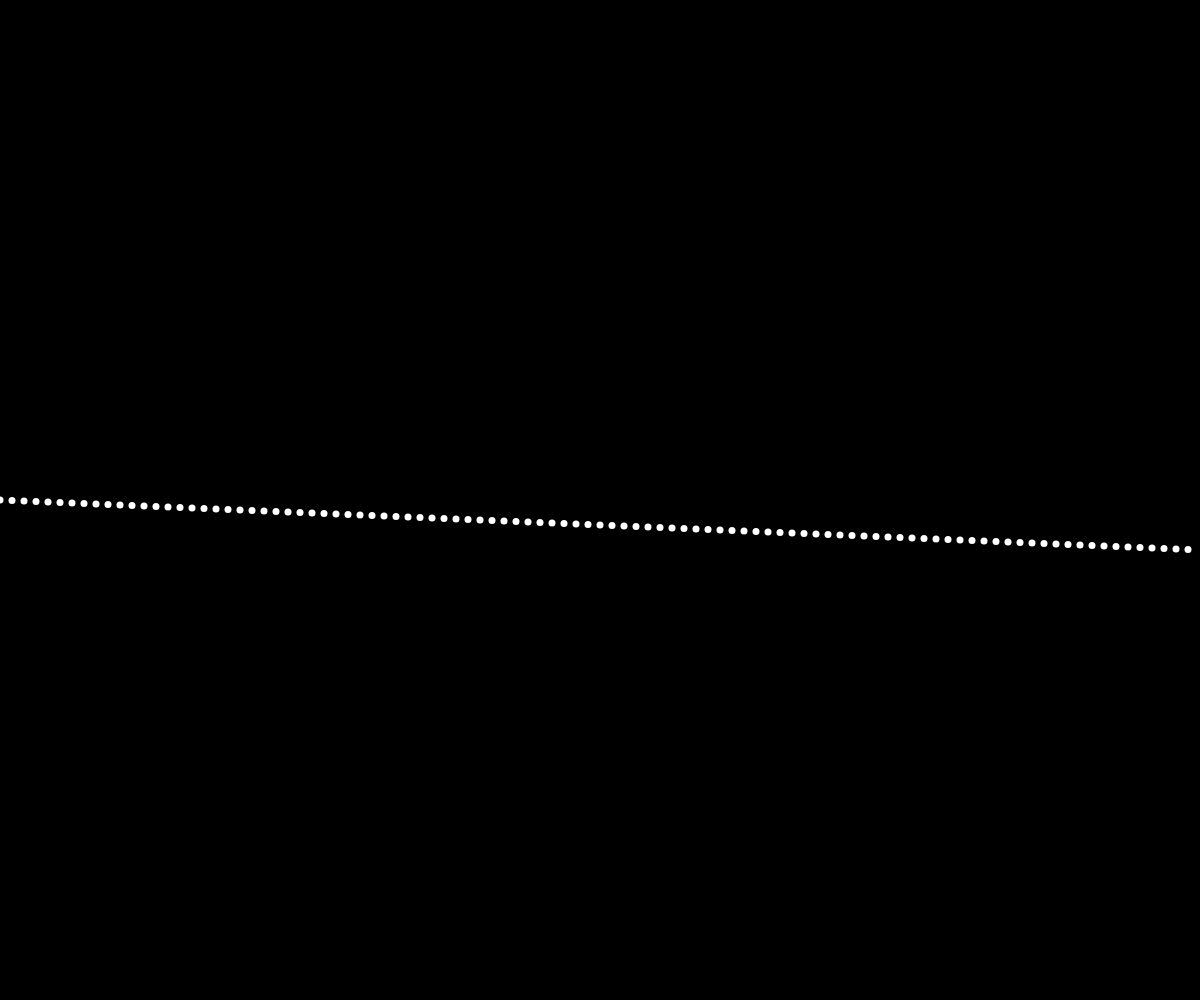
Frame 1 (no input)
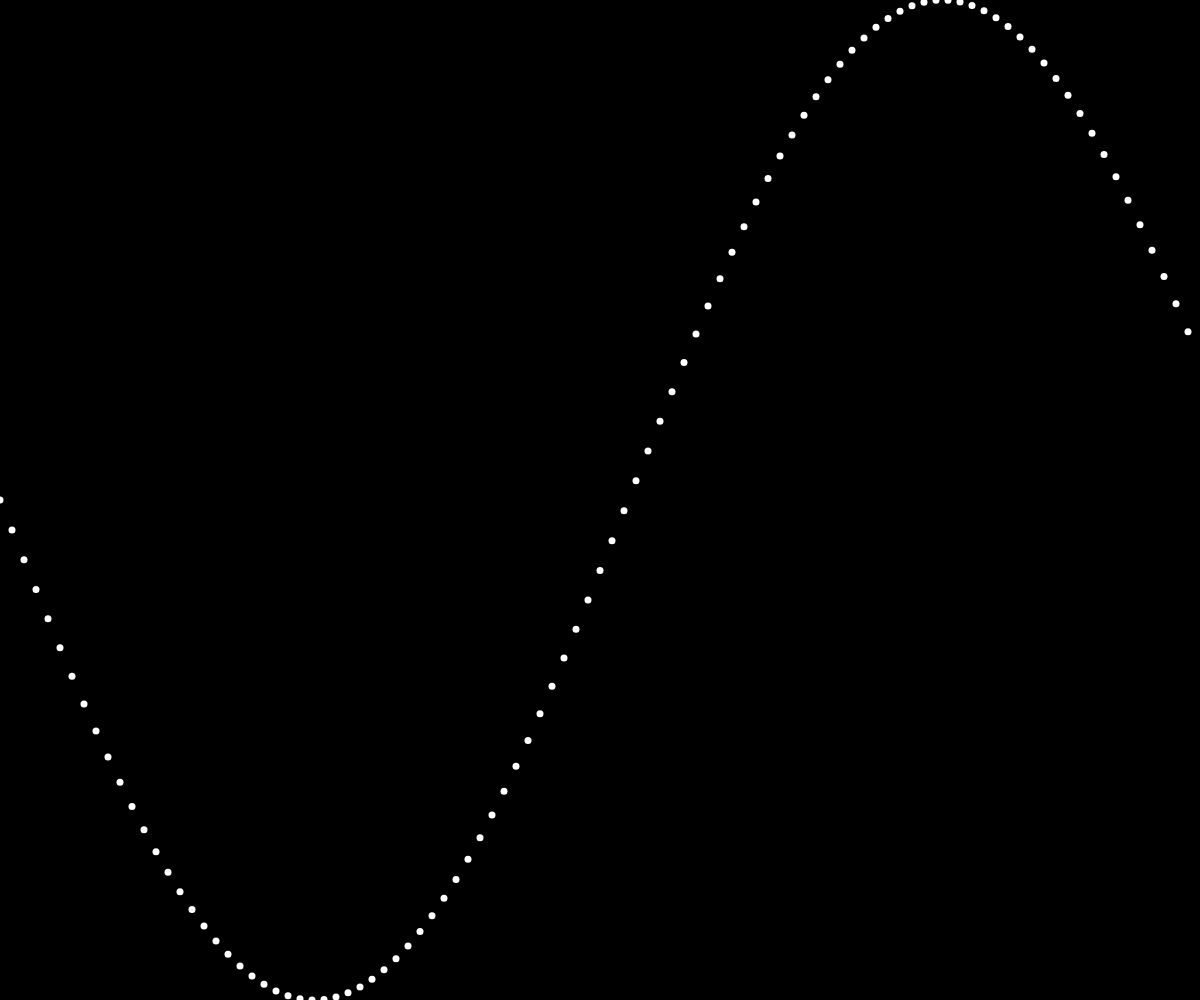
Frame 60 (no input)
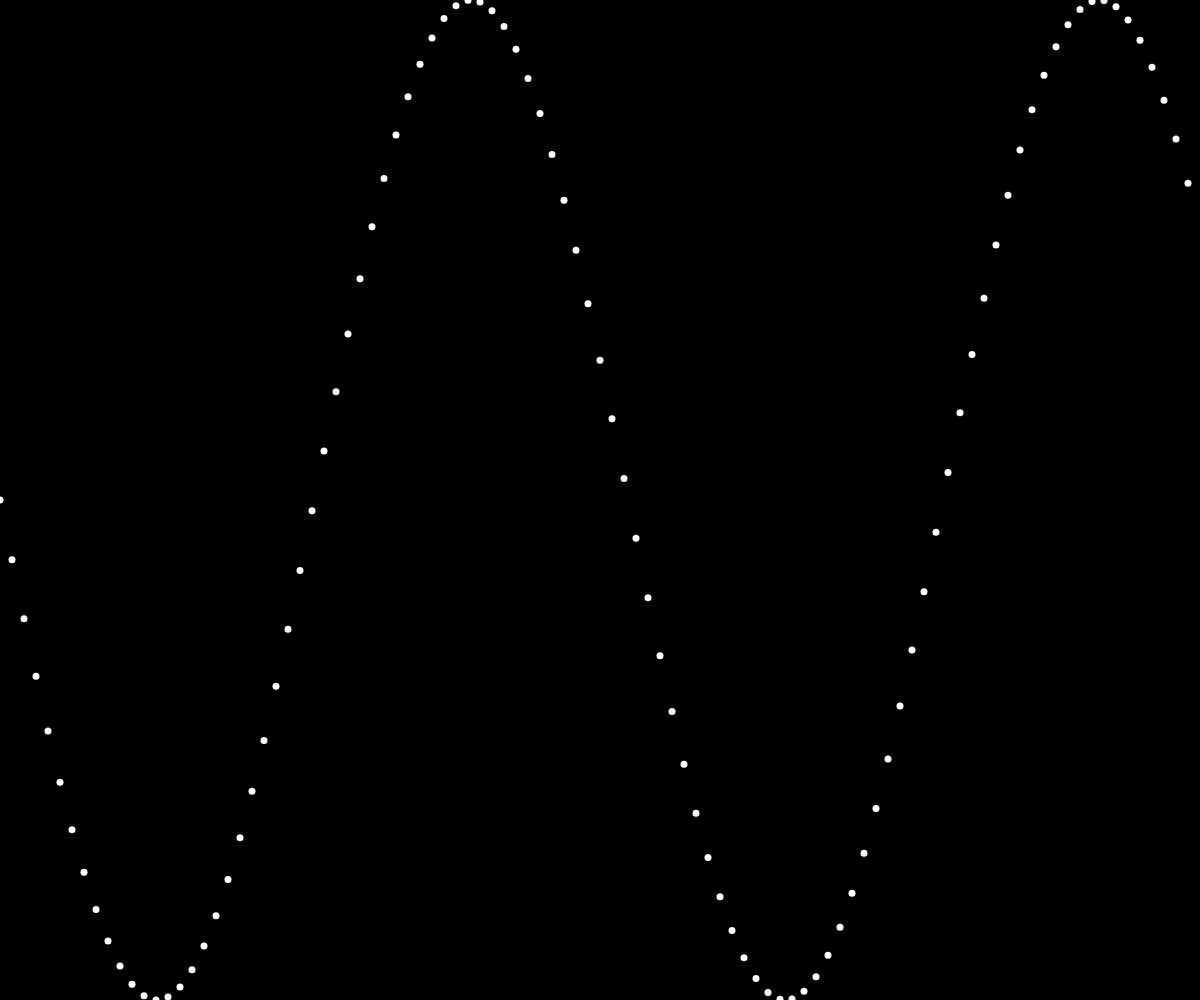
Frame 120 (the mouse pressed at the canvas centre since frame 60)

The p5.js sketch that drew these frames (run headless with seeded random() and noise() and a simulated clock; from frame 60 on, the mouse is pressed at the canvas centre):

// p5.js sketch
// ── sketch.js
let points = [];
let n = 100;
let pointpos;
let vx = 0.001;
function setup() {
  createCanvas(windowWidth, windowHeight);
  pointpos = windowWidth / n;
}

function draw() {
  background(0);
  translate(0,height / 2)

  strokeWeight(7);
  stroke(255);
  for (let i = 0; i < n; i++) {
    point(pointpos * i, (windowHeight / 2) * sin(i * vx));
  }
  vx += 0.001;
}
